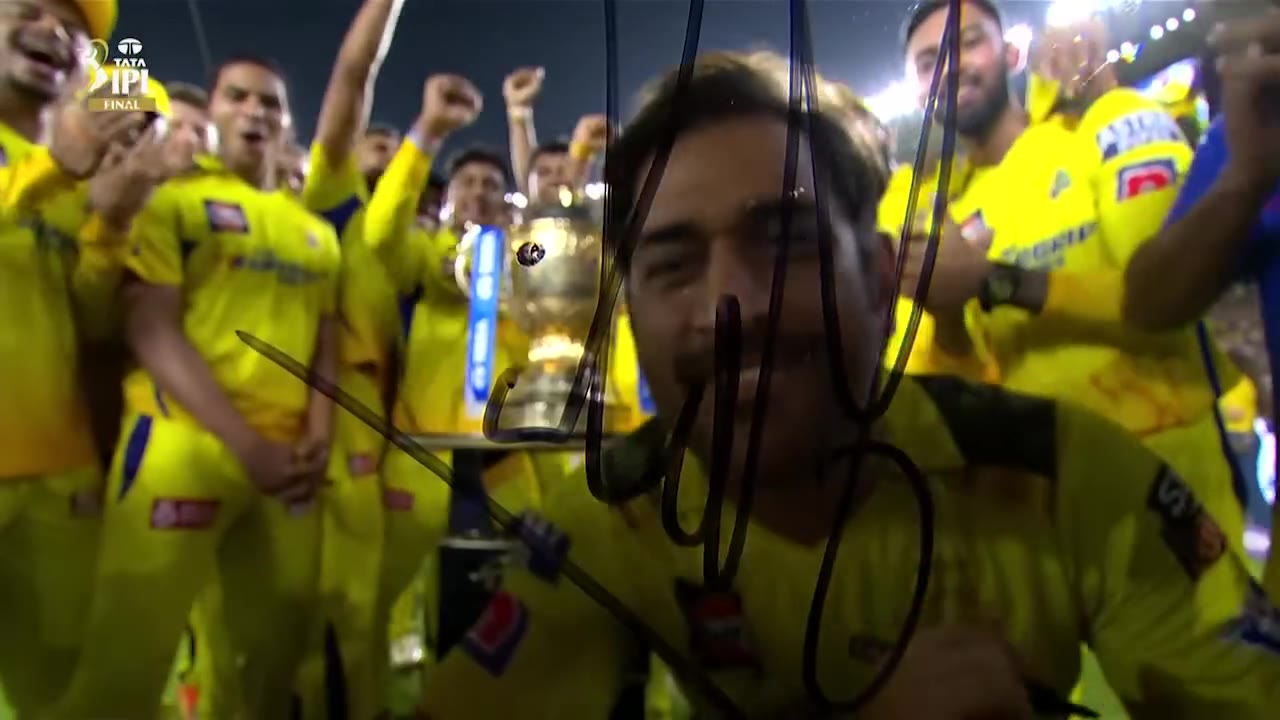
#> input picture site/media/dhoni-camera-signing-2023.jpg, 1280 x 720 px, given in place of 1.jpg, which was not available
$ python merge_kits.py ../site/media/dhoni-camera-signing-2023.jpg ../site/media/dhoni-camera-signing-2023.jpg
#> lines starting #> are read from the running program, lines starting #| are printed output that depends on the picture; after the words box and inside, x2 and y2 are one past the last pixel; in counts of white or black regions, pixels touching at a corner belong together
"""Make an India-kit version of the CSK studio photo (photo 2), using the India jersey from photo 1.

usage: python -I merge.py <images_dir> <out_dir>
writes dhoni-csk.jpg (photo 2, 2x) and dhoni-india.jpg (same pose, India kit), plus debug PNGs.
"""
import sys
import cv2
import numpy as np

src_dir, out_dir = sys.argv[1], sys.argv[2]
S = 2  # work at 2x the CSK photo's size

india = cv2.imread(f"{src_dir}/1.jpg")            # 686x446, BGR
#> india is the input picture: shape (720, 1280, 3); mean B, G, R 36.7, 78, 84.4
csk0 = cv2.imread(f"{src_dir}/2.jpg")             # 335x597
csk = cv2.resize(csk0, (csk0.shape[1] * S, csk0.shape[0] * S), interpolation=cv2.INTER_LANCZOS4)
H, W = csk.shape[:2]
#> H = 1440; W = 2560
f = csk.astype(np.float32) / 255.0
b, g, r = f[..., 0], f[..., 1], f[..., 2]

# ---- 1. where is the CSK yellow (shirt, sleeves, backdrop)? skin/hair/hands/white text excluded
hsv = cv2.cvtColor(csk, cv2.COLOR_BGR2HSV).astype(np.float32)
hh, ss = hsv[..., 0], hsv[..., 1] / 255           # OpenCV hue 0-180: skin ~5-16, CSK yellow/backdrop ~18-32
chroma = (g - b) / (g + 1e-3)                     # CSK yellow & backdrop ~0.55-0.75, skin ~0.2-0.35
rg = r - g                                         # skin ~0.12-0.25, shirt yellow ~0.0-0.06, backdrop ~0.2
c = lambda x: np.clip(x, 0, 1)
shirt_like = c((0.12 - rg) / 0.05) * c((chroma - 0.14) / 0.06) * c((g - 0.3) / 0.06)
backdrop_like = c((chroma - 0.42) / 0.08) * c((g - 0.12) / 0.06)
yellow = np.maximum(shirt_like, backdrop_like).astype(np.float32)
yellow = cv2.morphologyEx(yellow, cv2.MORPH_CLOSE, cv2.getStructuringElement(cv2.MORPH_ELLIPSE, (7, 7)))  # fill specks
yellow = cv2.GaussianBlur(yellow, (0, 0), 1.2)

# ---- 2. India blue sampled from plain jersey areas of photo 1
patch = np.concatenate([india[300:340, 330:380].reshape(-1, 3), india[230:280, 380:400].reshape(-1, 3)]).astype(np.float32) / 255
#> patch = 3000 rows, first 8: [0.0235, 0.349, 0.38], [0.0275, 0.337, 0.373], [0.0235, 0.318, 0.353], [0.0118, 0.29, 0.329], [0.00392, 0.263, 0.306], [0.00392, 0.247, 0.286], [0, 0.224, 0.263], [0, 0.204, 0.239]
blue = np.median(patch, axis=0)                          # BGR
#> blue = [0.0157, 0.349, 0.384]
lum = 0.114 * b + 0.587 * g + 0.299 * r
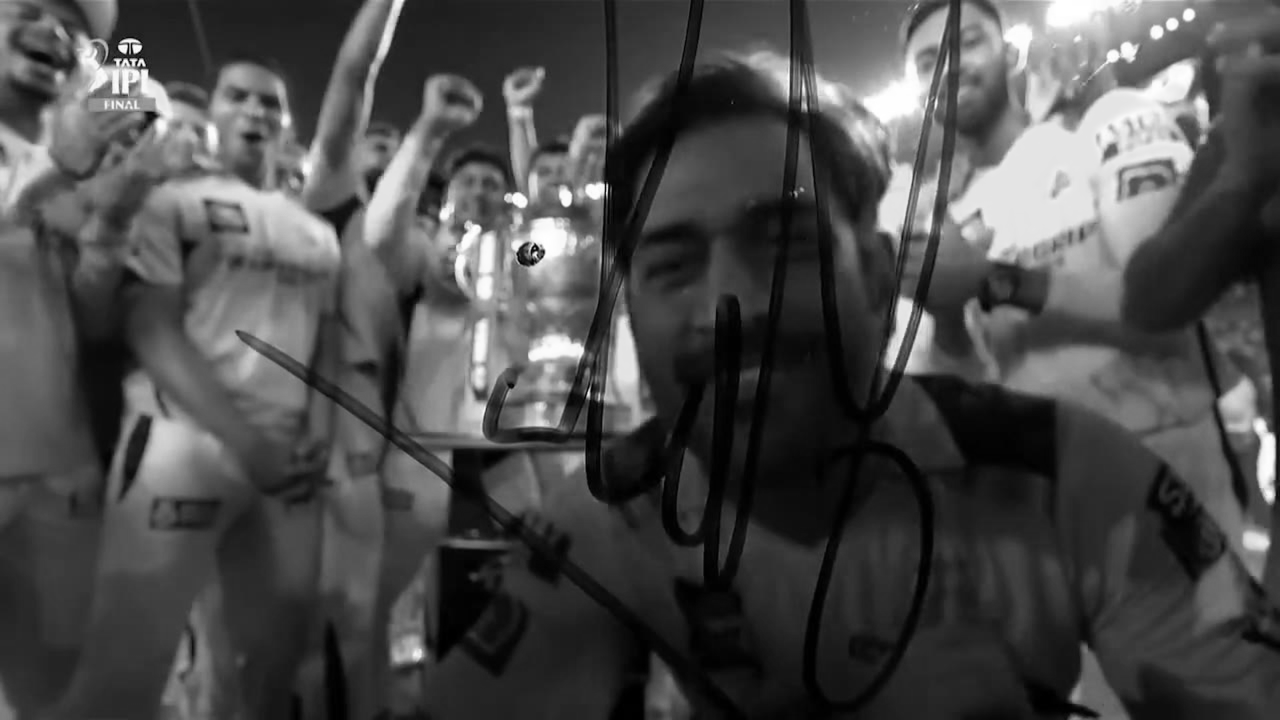
#> lum: shape (1440, 2560) float32 (shown at 1/2 size); min 0, max 1, mean 0.295
ref = np.median(lum[yellow > 0.9])
#> ref = 0.323
blue_lum = 0.114 * blue[0] + 0.587 * blue[1] + 0.299 * blue[2]
#> blue_lum = 0.322
k = np.clip(lum / ref, 0, 1.6)[..., None]
recol = np.clip(blue[None, None, :] * k * 1.02, 0, 1)
indiafied = f * (1 - yellow[..., None]) + recol * yellow[..., None]

# ---- 3. warp photo 1's torso onto photo 2's torso
p1 = np.float32([[222, 150], [398, 158], [395, 375], [232, 375], [322, 168]])
p2 = np.float32([[95, 234], [243, 232], [248, 492], [92, 492], [166, 246]]) * S
Hm, _ = cv2.findHomography(p1, p2, 0)
warp = cv2.warpPerspective(india, Hm, (W, H), flags=cv2.INTER_CUBIC, borderMode=cv2.BORDER_REPLICATE).astype(np.float32) / 255

torso = np.zeros((H, W), np.uint8)
poly = np.int32(np.array([
    [96, 238], [138, 216], [166, 248], [195, 214], [242, 234],
    [251, 280], [253, 350], [249, 416], [222, 428], [216, 452], [240, 470], [246, 494],
    [92, 494], [100, 470], [122, 452], [120, 428], [88, 414], [84, 350], [88, 280],
]) * S)
cv2.fillPoly(torso, [poly], 255)
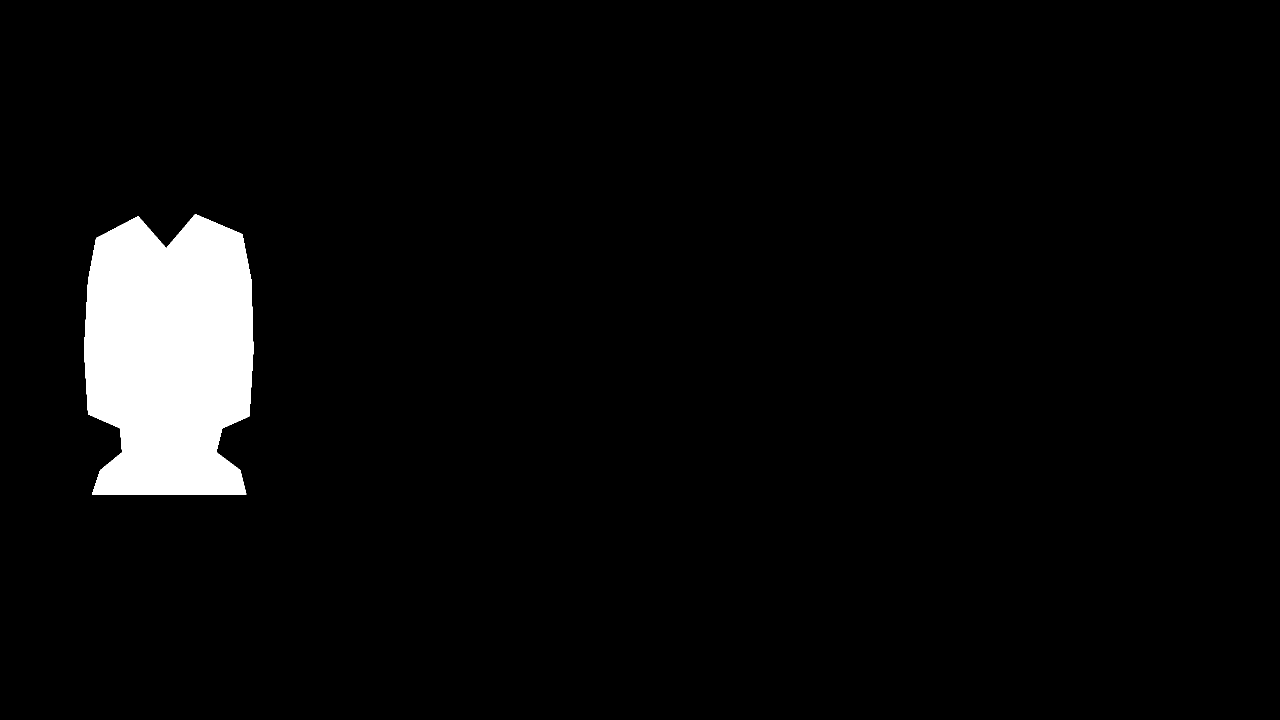
#> torso: shape (1440, 2560) (shown at 1/2 size); 4.4% white; 1 white region, box (x1, y1, x2, y2) and area: (168, 428, 507, 989) 161007
tmask = cv2.GaussianBlur(torso.astype(np.float32) / 255, (0, 0), 2.5 * S / 2)
# keep skin (neck in the V, fingers at the hips) from the original: low hue, saturated, not dark
skin = (c((rg - 0.07) / 0.04) * c((0.3 - rg) / 0.04) * c((0.42 - chroma) / 0.06) * c((lum - 0.2) / 0.05)).astype(np.float32)
skin = cv2.GaussianBlur(cv2.morphologyEx(skin, cv2.MORPH_OPEN, cv2.getStructuringElement(cv2.MORPH_ELLIPSE, (9, 9))), (0, 0), 1.5)
# keep the photographer's watermark: its light letters stay from the original
wm = np.zeros((H, W), np.float32)
wm[472 * S:492 * S, 172 * S:222 * S] = 1
wm = wm * np.clip((lum - 0.78) / 0.08, 0, 1)
#> wm: shape (1440, 2560) float32; every value is 0
tmask = tmask * (1 - np.maximum(skin, cv2.GaussianBlur(wm, (0, 0), 0.8)))

# ---- 4. match the warped torso's brightness to the studio-lit, recoloured torso (Lab L channel)
def lab(x): return cv2.cvtColor((np.clip(x, 0, 1) * 255).astype(np.uint8), cv2.COLOR_BGR2LAB).astype(np.float32)
sel = tmask > 0.6
#> sel: shape (1440, 2560) bool; 3.7% white; 1 white region, box (x1, y1, x2, y2) and area: (169, 430, 506, 988) 137657
A, B = lab(warp), lab(indiafied)
#> in lab (call 2), `def lab(x): return cv2.cvtColor((np.clip(x, 0, 1) * 255).astype(np.uin..`:
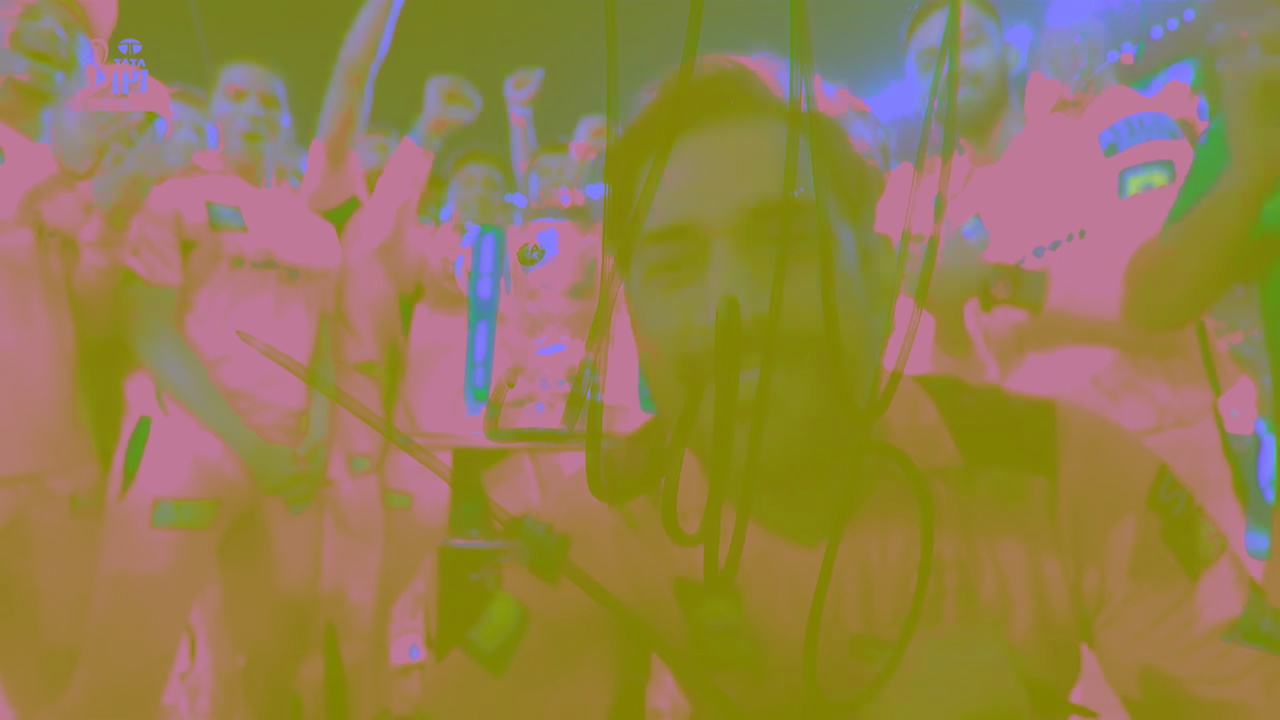
#> returned value: shape (1440, 2560, 3) float32 (shown at 1/2 size); mean of channels 0, 1, 2 77.7, 129.1, 149.8; drawn as B, G, R
for c, w_ in ((0, 1.0), (1, 0.6), (2, 0.6)):
    ma, sa = A[..., c][sel].mean(), A[..., c][sel].std() + 1e-3
    mb, sb = B[..., c][sel].mean(), B[..., c][sel].std() + 1e-3
    adj = (A[..., c] - ma) * (sb / sa) ** (0.5 * w_) + (ma + (mb - ma) * w_)
    A[..., c] = adj
#> this loop made 3 passes
#> (ma, sa, mb, sb) on passes 1 to 3: (129.9, 55.17, 96.74, 48.96), (119.6, 11.17, 124.4, 5.61), (176, 23.7, 168.7, 22.22)
#> pass 1, `adj = (A[..., c] - ma) * (sb / sa) ** (0.5 * w_) + (ma + (mb - ma) * w_)`:
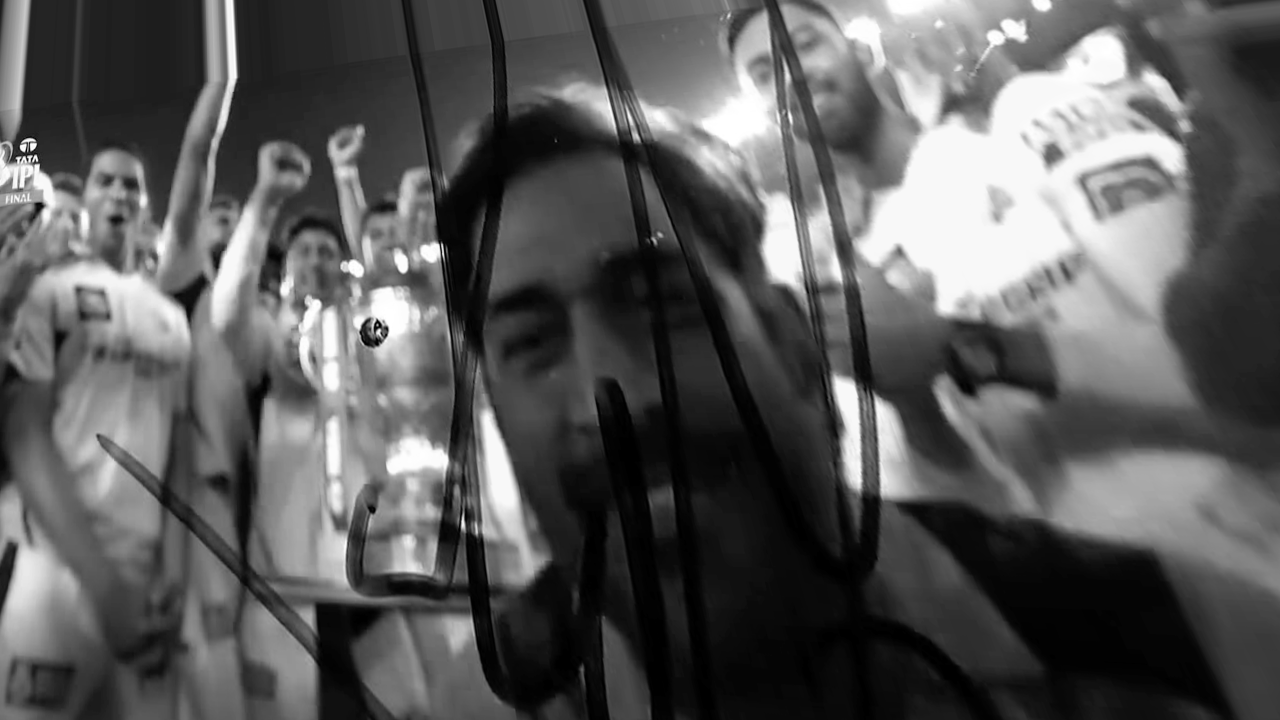
#> adj: shape (1440, 2560) float32 (shown at 1/2 size); min -25.62, max 214.6, mean 59.1; drawn with min black and max white
warp_m = cv2.cvtColor(np.clip(A, 0, 255).astype(np.uint8), cv2.COLOR_LAB2BGR).astype(np.float32) / 255

out = indiafied * (1 - tmask[..., None]) + warp_m * tmask[..., None]

cv2.imwrite(f"{out_dir}/dhoni-csk.jpg", csk, [cv2.IMWRITE_JPEG_QUALITY, 88, cv2.IMWRITE_JPEG_PROGRESSIVE, 1])
cv2.imwrite(f"{out_dir}/dhoni-india.jpg", (np.clip(out, 0, 1) * 255).astype(np.uint8), [cv2.IMWRITE_JPEG_QUALITY, 88, cv2.IMWRITE_JPEG_PROGRESSIVE, 1])
dbg = np.hstack([csk, (np.clip(out, 0, 1) * 255).astype(np.uint8), cv2.cvtColor((tmask * 255).astype(np.uint8), cv2.COLOR_GRAY2BGR)])
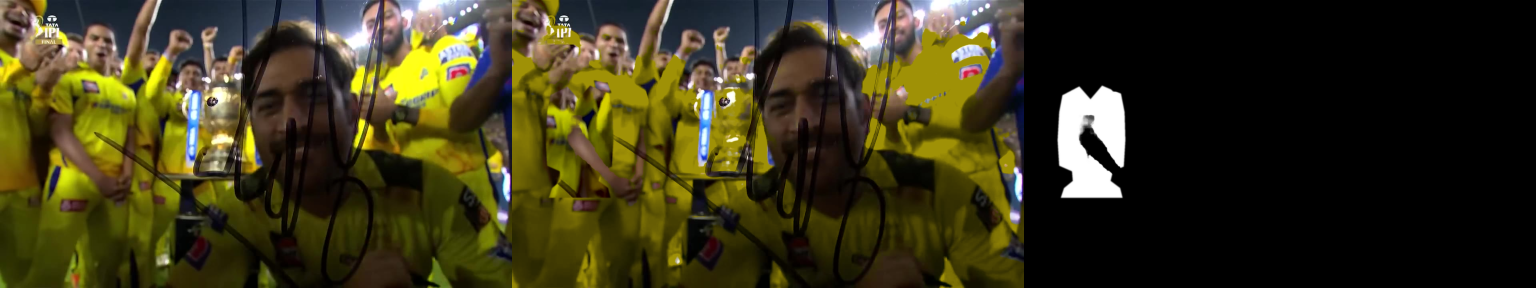
#> dbg: shape (1440, 7680, 3) (shown at 1/5 size); mean B, G, R 25.6, 53.6, 58.5
cv2.imwrite(f"{out_dir}/debug.jpg", cv2.resize(dbg, (dbg.shape[1] // 2, dbg.shape[0] // 2)))
print("blue BGR", np.round(blue, 3), "ref lum", round(float(ref), 3))
#| blue BGR [0.016 0.349 0.384] ref lum 0.323
